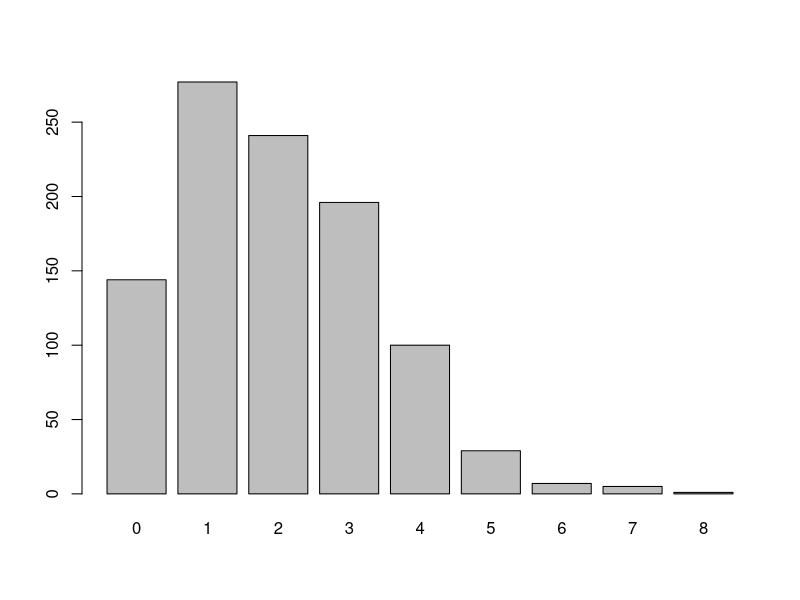

Source code (R):
n <- 1000

x <- c()

lambda <- 2

for(i in 1:n){
  u <- runif(1)
  
  j <- 0; p <- exp(-lambda)
  
  CDF_F <- p
  
  while(u > CDF_F){
    p <- (lambda * p) / (j + 1)
    
    CDF_F <- CDF_F + p
    
    j <- j + 1
  }
  
  x[i] <- j
}

head(x)

mean(x)

var(x)

barplot(table(x))
